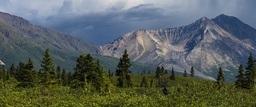
#> input picture Image Matching/left.jpg, 256 x 107 px, shrunk from 1266 x 527 before the run
$ python task1.py
#> lines starting #> are read from the running program, lines starting #| are printed output that depends on the picture
#> further down, left_img is the input picture: shape (107, 256, 3); mean B, G, R 93.3, 96.6, 87.5
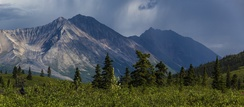
#> input picture Image Matching/right.jpg, 244 x 107 px, shrunk from 1209 x 527 before the run
#> further down, right_img is the input picture: shape (107, 244, 3); mean B, G, R 92.8, 89.9, 79.3
"""
Image Stitching Problem
(Due date: Nov. 9, 11:59 P.M., 2020)
The goal of this task is to stitch two images of overlap into one image.
To this end, you need to find feature points of interest in one image, and then find
the corresponding ones in another image. After this, you can simply stitch the two images
by aligning the matched feature points.
For simplicity, the input two images are only clipped along the horizontal direction, which
means you only need to find the corresponding features in the same rows to achieve image stiching.

Do NOT modify the code provided to you.
You are allowed use APIs provided by numpy and opencv, except “cv2.findHomography()” and
APIs that have “stitch”, “Stitch”, “match” or “Match” in their names, e.g., “cv2.BFMatcher()” and
“cv2.Stitcher.create()”.
"""
import cv2
import numpy as np
import random
import time

def get_smallest(dist, distance, idx):
    if distance[0] < distance[1]:
        if dist < distance[1]:
            distance[1] = dist
            distance[3] = idx

    elif distance[0] > distance[1]:
        if dist < distance[0]:
            distance[0] = dist
            distance[2] = idx

    if distance[0] > distance[1]:
        temp = distance[0]
        distance[0] = distance[1]
        distance[1] = temp
        temp = distance[2]
        distance[2] = distance[3]
        distance[3] = temp

    return distance

def solution(left_img, right_img):
    """
    :param left_img:
    :param right_img:
    :return: you need to return the result image which is stitched by left_img and right_img
    """

    # print(left_img.shape)
    # print(right_img.shape)

    sift = cv2.SIFT_create()
    keypoint_1, descriptor_1 = sift.detectAndCompute(left_img,None)
#> keypoint_1 = 204 keypoints; strongest (x, y, size): (125, 55, 3.3), (115, 49, 2.1), (192, 71, 2.6), (190, 46, 6.2)
    keypoint_2, descriptor_2 = sift.detectAndCompute(right_img,None)
#> keypoint_2 = 176 keypoints; strongest (x, y, size): (13, 40, 1.9), (47, 46, 6.2), (68, 78, 2.6), (45, 72, 2.6)

    threshold = 0.7
    matches = []
    distance = {}

    for i in range(len(descriptor_1)):
        distance[i] = [100000000,10000000,0,0]
        counter = 0
        for j in range(len(descriptor_2)):
            dist = np.sum(np.subtract(descriptor_1[i],descriptor_2[j])**2)
            distance[i] = get_smallest(dist,distance[i],j)
            if distance[i][0] < threshold*distance[i][1] and counter > 2:
                matches.append([i,distance[i][2]])
                break
            counter += 1
#> this loop made 204 passes
#> after the loop, distance = 204 items; matches = 147 pairs, first value 1 to 203, second value 0 to 132

    # [10 lines of commented-out code are left out]

    print('done')

    stiched_img = None
    if len(matches) >= 4:
        pts_1 = np.float32([keypoint_1[m[0]].pt for m in matches]).reshape(-1, 1, 2)
#> pts_1 = 147 rows, first 8: [4.03, 93.51], [11.3, 11.7], [14.38, 17.07], [14.52, 16.53], [20.88, 20.69], [22.7, 75.23], [22.7, 75.23], [25.55, 62.13]
        pts_2 = np.float32([keypoint_2[m[1]].pt for m in matches]).reshape(-1, 1, 2)
#> pts_2 = 147 rows, first 8: [22, 91.96], [24.79, 66.9], [16.34, 70.77], [16.34, 70.77], [16.34, 70.77], [22, 91.96], [4.64, 52.68], [15.03, 67.78]

        M, status = cv2.findHomography(pts_2, pts_1, cv2.RANSAC, 4)
#> M = [[0.968, -0.0115, 144.1], [-0.011, 0.991, 0.888], [-0.000112, -1.58e-05, 1]]; status = 147 values, max 1 at index 60, min 0 at index 0, mean 0.327
        stiched_img = cv2.warpPerspective(right_img, M, (left_img.shape[1]+right_img.shape[1], left_img.shape[0]))
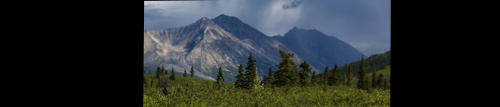
#> stiched_img: shape (107, 500, 3); mean B, G, R 45.6, 44.1, 38.9
        stiched_img[0:left_img.shape[0], 0:left_img.shape[1]] = left_img
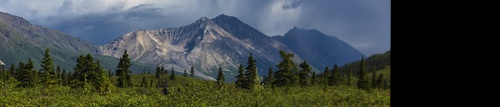
#> stiched_img: shape (107, 500, 3); mean B, G, R 71.6, 71.9, 63.9
        # print(retVal.shape)

    return stiched_img

if __name__ == "__main__":
    left_img = cv2.imread('left.jpg')
    right_img = cv2.imread('right.jpg')
    start = time.time()
    result_image = solution(left_img, right_img)
    print(time.time() - start)
    cv2.imwrite('results/task1_result.jpg',result_image)
